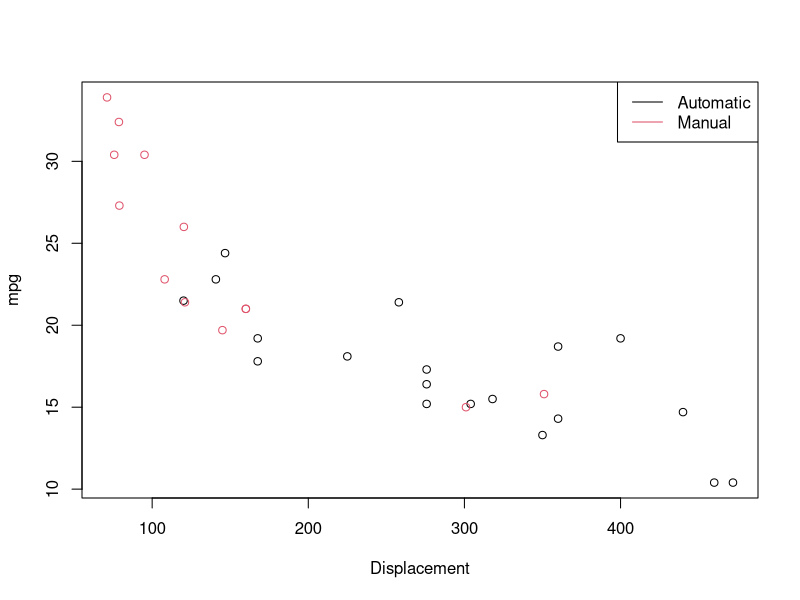
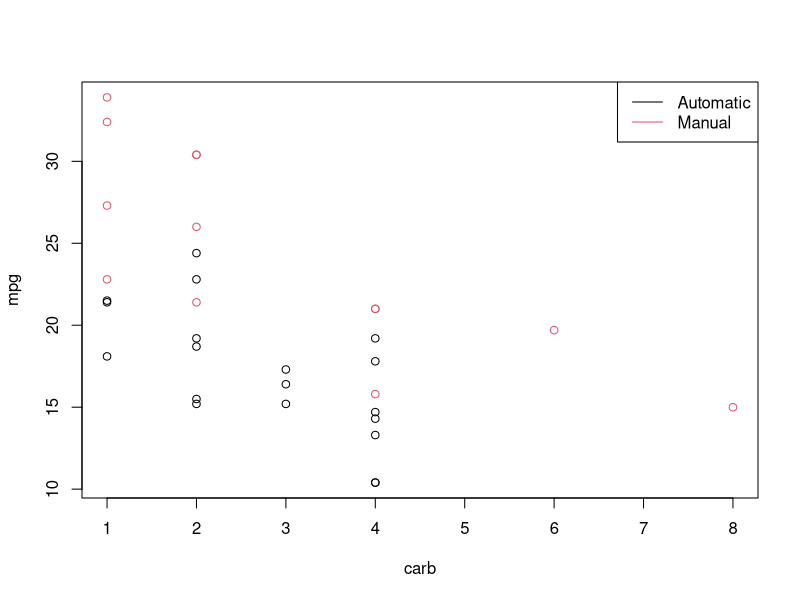

Here is the R script that generated these plots, in order:
## ---- chunk 1
data(mtcars)
mtcars$am <- factor(mtcars$am, levels=c(0,1), labels=c('Automatic', 'Manual'))
## ---- chunk 2
model <- lm(mpg ~ am + cyl + disp + hp + carb + gear + vs + qsec + drat, mtcars)
final_model <- step(model)
## ---- chunk 3
summary(final_model)
## ---- chunk 4
plot(mpg ~ disp, mtcars, col=am, xlab = 'Displacement')
legend('topright', lty=c(1,1), col=1:2, legend = c('Automatic', 'Manual'))
## ---- chunk 5
plot(mpg ~ carb, mtcars, col=am)
legend('topright', lty=c(1,1), col=1:2, legend = c('Automatic', 'Manual'))
